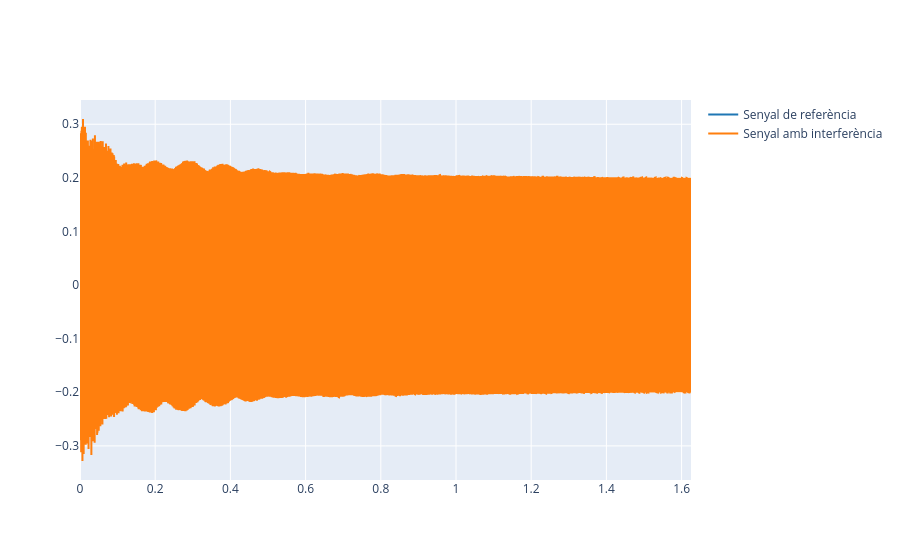

The cell this chart's notebook holds for it:
### Markdown cell above
3.2 Plot both the reference signal and the corrupted signal and listen to the latter one.

### Code cell
# Afegim interferència al senyal de referència
x_interf = add_interference(reference, fs)

# Representem el senyal original i el senyal amb interferència
plot_signals([reference, x_interf], fs, t_start=0, t_end=len(reference)/fs,
             name=['Senyal de referència', 'Senyal amb interferència'])

# Escoltem el senyal amb interferència
ipd.Audio(x_interf, rate=fs)

### Figure 1 — Plotly figure (JSON) as saved in the notebook; plotly's stock layout.template omitted (floating-point values rounded to 4 significant figures; data arrays with more than 128 entries replaced by an {"elided": "..."} marker saying what was removed)
{"data": [{"line": {"color": "#1f77b4", "shape": "linear"}, "mode": "lines", "name": "Senyal de referència", "type": "scatter", "x": {"elided": "71663 float values"}, "y": {"elided": "71663 float values"}}, {"line": {"color": "#ff7f0e", "shape": "linear"}, "mode": "lines", "name": "Senyal amb interferència", "type": "scatter", "x": {"elided": "71663 float values"}, "y": {"elided": "71663 float values"}}], "layout": {}}
